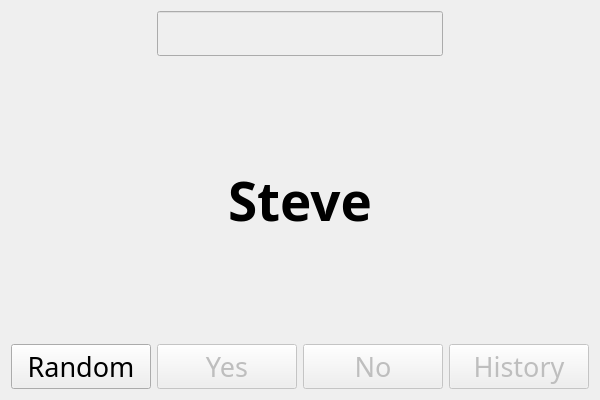
<?xml version="1.0" encoding="UTF-8"?>
<ui version="4.0">
 <class>SimpleRandomRollCallClass</class>
 <widget class="QWidget" name="SimpleRandomRollCallClass">
  <property name="geometry">
   <rect>
    <x>0</x>
    <y>0</y>
    <width>600</width>
    <height>400</height>
   </rect>
  </property>
  <property name="font">
   <font>
    <family>微软雅黑</family>
    <pointsize>20</pointsize>
   </font>
  </property>
  <property name="windowTitle">
   <string>SimpleRandomRollCall</string>
  </property>
  <layout class="QGridLayout" name="gridLayout">
   <item row="0" column="1" colspan="2">
    <widget class="QLineEdit" name="PassageId">
     <property name="enabled">
      <bool>false</bool>
     </property>
     <property name="toolTip">
      <string>Waitting Update</string>
     </property>
    </widget>
   </item>
   <item row="1" column="0" colspan="4">
    <widget class="QLabel" name="Name">
     <property name="font">
      <font>
       <family>微软雅黑</family>
       <pointsize>40</pointsize>
       <weight>75</weight>
       <bold>true</bold>
      </font>
     </property>
     <property name="text">
      <string>Steve</string>
     </property>
     <property name="alignment">
      <set>Qt::AlignCenter</set>
     </property>
     <property name="wordWrap">
      <bool>true</bool>
     </property>
    </widget>
   </item>
   <item row="2" column="0">
    <widget class="QPushButton" name="Random">
     <property name="text">
      <string>Random</string>
     </property>
    </widget>
   </item>
   <item row="2" column="1">
    <widget class="QPushButton" name="Yes">
     <property name="enabled">
      <bool>false</bool>
     </property>
     <property name="toolTip">
      <string>Waitting Update</string>
     </property>
     <property name="text">
      <string>Yes</string>
     </property>
    </widget>
   </item>
   <item row="2" column="2">
    <widget class="QPushButton" name="No">
     <property name="enabled">
      <bool>false</bool>
     </property>
     <property name="toolTip">
      <string>Waitting Update</string>
     </property>
     <property name="text">
      <string>No</string>
     </property>
    </widget>
   </item>
   <item row="2" column="3">
    <widget class="QPushButton" name="History">
     <property name="enabled">
      <bool>false</bool>
     </property>
     <property name="toolTip">
      <string>Waitting Update</string>
     </property>
     <property name="text">
      <string>History</string>
     </property>
    </widget>
   </item>
  </layout>
 </widget>
 <layoutdefault spacing="6" margin="11"/>
 <tabstops>
  <tabstop>Random</tabstop>
  <tabstop>Yes</tabstop>
  <tabstop>No</tabstop>
  <tabstop>History</tabstop>
  <tabstop>PassageId</tabstop>
 </tabstops>
 <resources>
  <include location="SimpleRandomRollCall.qrc"/>
 </resources>
 <connections/>
</ui>
